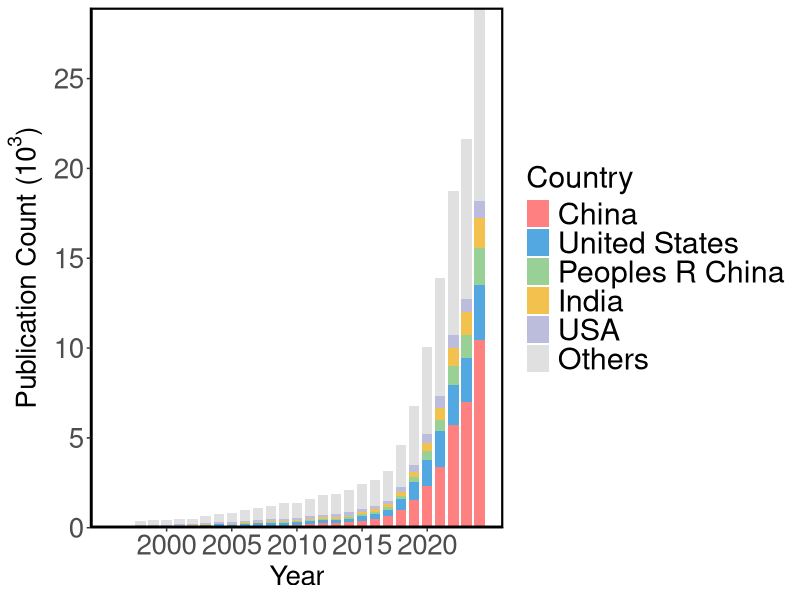
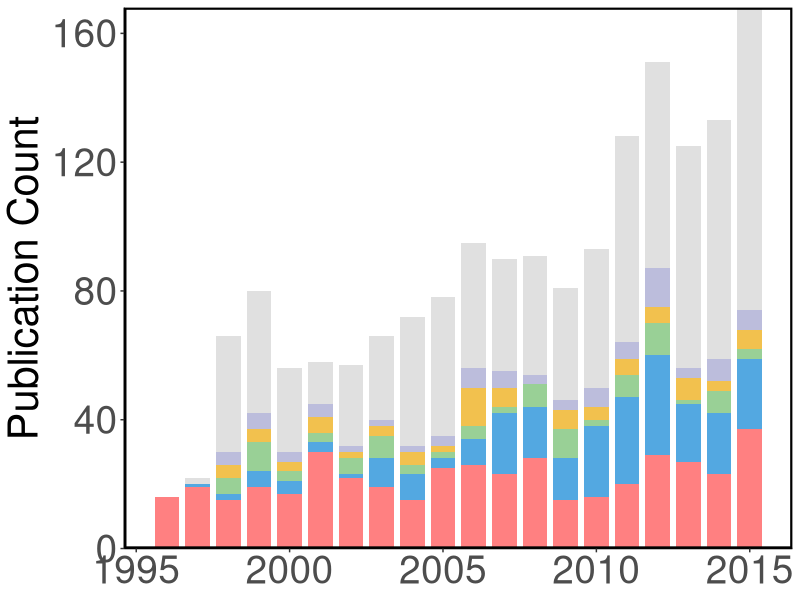
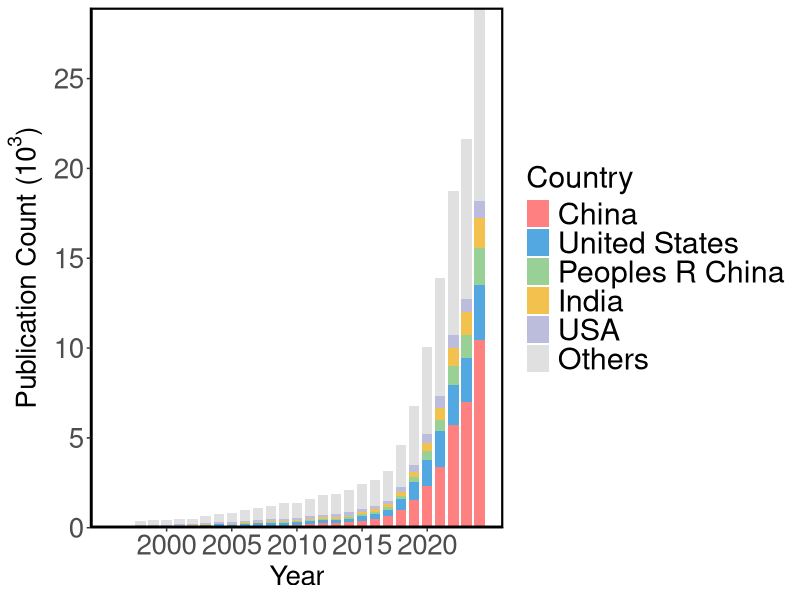
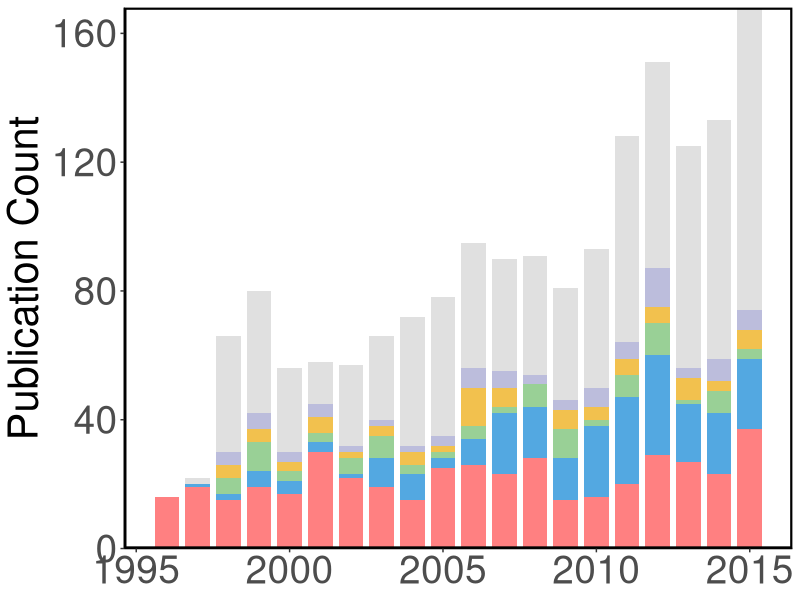

R code for these plots, in order:

library(tidyverse)
library(scales)

# 1. 读取数据 (假设文件名为 your_data.csv)
df_raw <- read_csv("All_disciplines_merged.csv")

# 2. 确定 Top 5 国家（按总量排，China 应该是第一）
top_nations_info <- df_raw %>% 
  group_by(Country) %>% 
  summarise(grand_total = sum(Count, na.rm = TRUE)) %>% 
  slice_max(order_by = grand_total, n = 5) %>%
  arrange(desc(grand_total))

top_nations <- top_nations_info %>% pull(Country)

# 3. 处理数据
df_processed <- df_raw %>%
  mutate(Country_Group = ifelse(Country %in% top_nations, Country, "Others")) %>%
  group_by(Year, Country_Group) %>%
  summarise(Total_Count = sum(Count, na.rm = TRUE), .groups = "drop")

# 设置因子顺序：China 为第一级
df_processed$Country_Group <- factor(df_processed$Country_Group, 
                                     levels = c(top_nations, "Others"))

# 4. 准备总量折线数据
df_total <- df_processed %>%
  group_by(Year) %>%
  summarise(Global_Total = sum(Total_Count))

# 5. 绘图 (注意 geom_bar 里的 group 参数)
ggplot() +
  geom_bar(data = df_processed, 
           aes(x = Year, y = Total_Count, fill = Country_Group), 
           stat = "identity", 
           position = position_stack(reverse = TRUE), 
           width = 0.8) +
  
  scale_x_continuous(
    breaks = seq(
      floor(min(df_processed$Year, na.rm = TRUE) / 5) * 5 + 5,
      ceiling(max(df_processed$Year, na.rm = TRUE) / 5) * 5 - 5,
      by = 5
    )
  ) +
  
  scale_y_continuous(
    labels = label_number(scale = 1e-3),
    expand = c(0, 0),
    breaks = seq(
      0,
      max(df_total$Global_Total, na.rm = TRUE),
      by = 5000
    )
  ) +
  
  scale_fill_manual(values = c(
    "#FF8081",
    "#53A8E1",
    "#99D096", "#F2C14E", "#bcbddc",
    "#e0e0e0"
  )) +
  
  labs(x = "Year", y = expression("Publication Count (" * 10^3 * ")"), fill = "Country") +
  theme_classic() +
  theme(
    axis.title = element_text(size = 20),
    axis.text = element_text(size = 20),
    panel.border = element_rect(color = "black", fill = NA, size = 1.5),
    legend.title = element_text(size = 22),
    legend.text = element_text(size = 22)
  )

ggsave("pub_country.png",width = 10.5, height = 5.5, dpi = 600)


#============================== 放大1995-2015 
library(readr)
library(dplyr)
library(ggplot2)
library(scales)

df_raw <- read_csv("1996-2015.csv")

# 2. 确定 Top 5 国家
top_nations_info <- df_raw %>% 
  group_by(Country) %>% 
  summarise(grand_total = sum(Count, na.rm = TRUE)) %>% 
  slice_max(order_by = grand_total, n = 5) %>%
  arrange(desc(grand_total))

top_nations <- top_nations_info %>% pull(Country)

# 3. 处理数据
df_processed <- df_raw %>%
  mutate(Country_Group = ifelse(Country %in% top_nations, Country, "Others")) %>%
  group_by(Year, Country_Group) %>%
  summarise(Total_Count = sum(Count, na.rm = TRUE), .groups = "drop")

# 设置因子顺序
df_processed$Country_Group <- factor(
  df_processed$Country_Group,
  levels = c(top_nations, "Others")
)

# 4. 绘图
ggplot() +
  geom_bar(
    data = df_processed,
    aes(x = Year, y = Total_Count, fill = Country_Group),
    stat = "identity",
    position = position_stack(reverse = TRUE),
    width = 0.8
  ) +
  scale_y_continuous(
    labels = label_number(scale = 1),
    expand = c(0, 0)
  ) +
  scale_fill_manual(values = c(
    "#FF8081",
    "#53A8E1",
    "#99D096",
    "#F2C14E",
    "#bcbddc",
    "#e0e0e0"
  )) +
  labs(y = "Publication Count", fill = "Country") +
  theme_classic() +
  theme(
    axis.title.x = element_blank(),
    axis.title.y = element_text(size = 30),
    axis.text = element_text(size = 28),
    panel.border = element_rect(color = "black", fill = NA, size = 1.5),
    legend.position = "none"
  )

ggsave("pub_country_1995-2015.png",width = 10.5, height = 5.5, dpi = 600)
